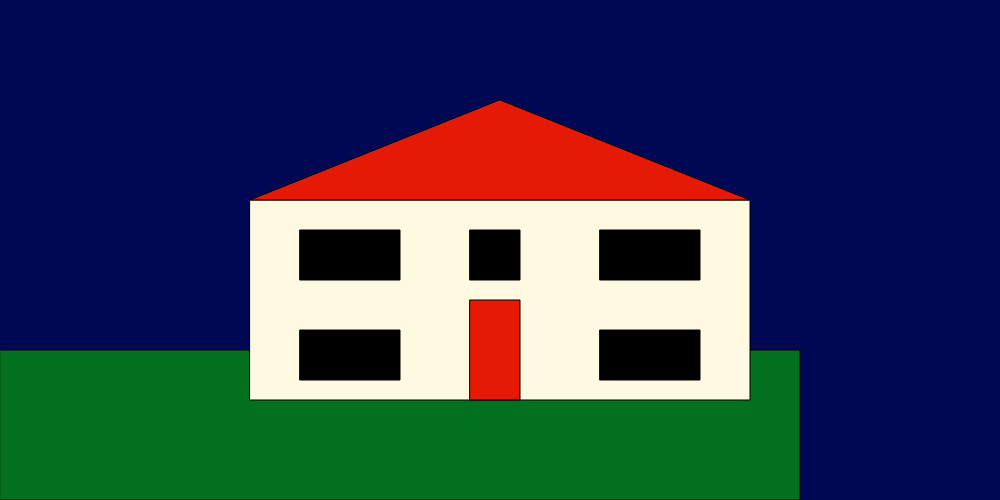
Frame 1 (no input)
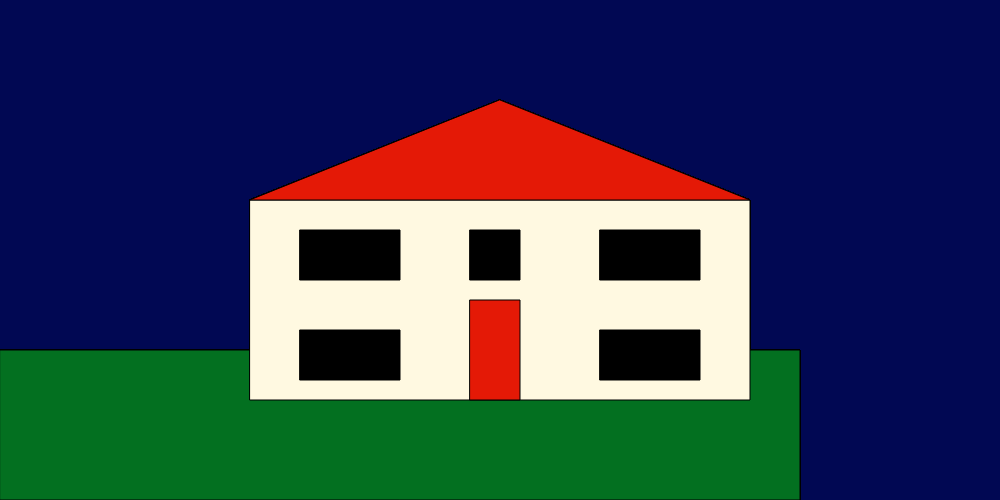
Frame 60 (no input)
Frame 120 (the mouse pressed at the canvas centre since frame 60): identical to frame 60, image omitted

The p5.js sketch that drew these frames (run headless with seeded random() and noise() and a simulated clock; from frame 60 on, the mouse is pressed at the canvas centre):

// p5.js sketch
// ── sketch.js
var windows;

function setup()
{
    createCanvas(1000,500);
    background(1, 8, 83);
    windows = [{x_pos: 300, y_pos: 230, size: 100},
                {x_pos: 470, y_pos: 230, size: 50},
                {x_pos: 600, y_pos: 230, size: 100},
                {x_pos: 300, y_pos: 330, size: 100},
                {x_pos: 600, y_pos: 330, size: 100}
    ];
}

function draw() 
{
    // draw ground
    fill(3, 112, 32);
    rect(0, 350, screen.width, 150);

    // draw house
    fill(255, 249, 225);
    rect(250, 200, 500, 200);

    // draw roof
    fill(228, 25, 6);
    triangle(250, 200, 750, 200, 500, 100);

    // draw door
    fill(228, 25, 6);
    rect(470, 300, 50, 100);

    drawWindows(0, 0, 0);

}

function drawWindows(colorR, colorG, colorB)
{
    fill(colorR, colorG, colorB);
    for(var i = 0; i < windows.length; i++)
        {
            rect(windows[i].x_pos, windows[i].y_pos, windows[i].size, 50);
        }
}

function mousePressed() 
{
    for(var i = 0; i < windows.length; i++)
        {
            if(mouseX >= windows[i].x_pos && mouseX < windows[i].x_pos + windows[i].size){
                drawWindows(255, 255, 153);
                console.log(mouseX, mouseY);
           }
        }
}
// window color is not changing
